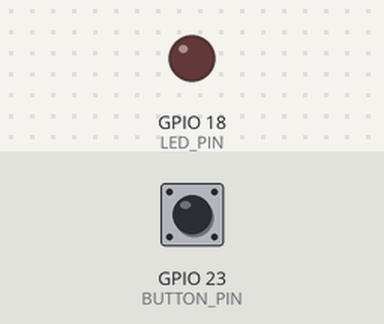
Simulated run of this sketch. Board: ESP32. Shown: output pins drawn as LEDs (lit = HIGH). The test bench sets the inputs (shaded band); at power-on: GPIO 23 (BUTTON_PIN) HIGH.

Above: at 1.2 s.
1.3 s: GPIO 23 (BUTTON_PIN) pulled LOW for 0.15 s
At 1.37 s:
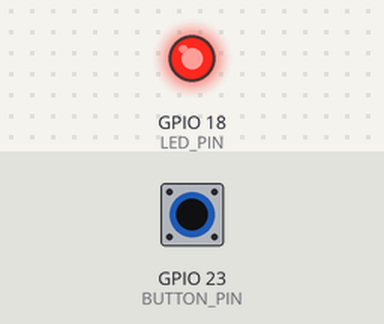
2.9 s: GPIO 23 (BUTTON_PIN) pulled LOW for 3.2 s
At 6.8 s:
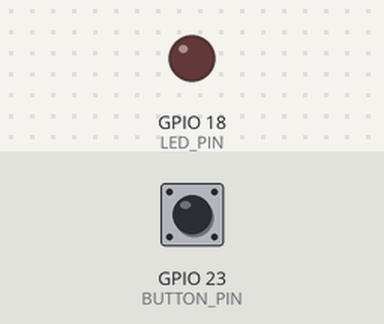
Timing chart, 0 to 8.3 s (numbered marks = the images above; inputs shaded):
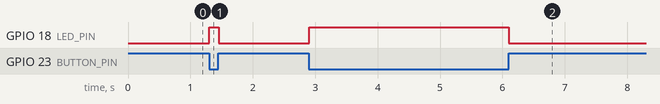

Measured:
- after the input at 1.3 s, GPIO 18 (LED_PIN): LOW → HIGH at once, → LOW 0.15 s later
- after the input at 2.9 s, GPIO 18 (LED_PIN): LOW → HIGH at once, → LOW 3.2 s later

The sketch:

LED_02_controllo_pulsante.ino
```cpp
// (licence header left out)
#include <Arduino.h>

/*
 * LED_02_controllo_pulsante.ino
 *
 * Questo sketch controlla un LED tramite un pulsante.
 * Quando il pulsante è premuto, il LED si accende.
 *
 * Circuito:
 * - LED collegato al GPIO 18 e GND attraverso una resistenza da 220 ohm
 * - Pulsante collegato al GPIO 23 e GND
 *
 * Creato il: 2023
 */

const int LED_PIN = 18;     // Pin a cui è collegato il LED
const int BUTTON_PIN = 23;   // Pin a cui è collegato il pulsante

void setup() {
  pinMode(LED_PIN, OUTPUT);           // Imposta il pin del LED come output
  pinMode(BUTTON_PIN, INPUT_PULLUP);  // Imposta il pin del pulsante come input con resistenza pull-up
}

void loop() {
  // Leggi lo stato del pulsante
  int buttonState = digitalRead(BUTTON_PIN);

  // Controlla se il pulsante è premuto
  // Se utilizziamo INPUT_PULLUP, il pulsante restituisce LOW quando è premuto
  if (buttonState == LOW) {
    digitalWrite(LED_PIN, HIGH);  // Accendi il LED
  } else {
    digitalWrite(LED_PIN, LOW);   // Spegni il LED
  }
}
```
